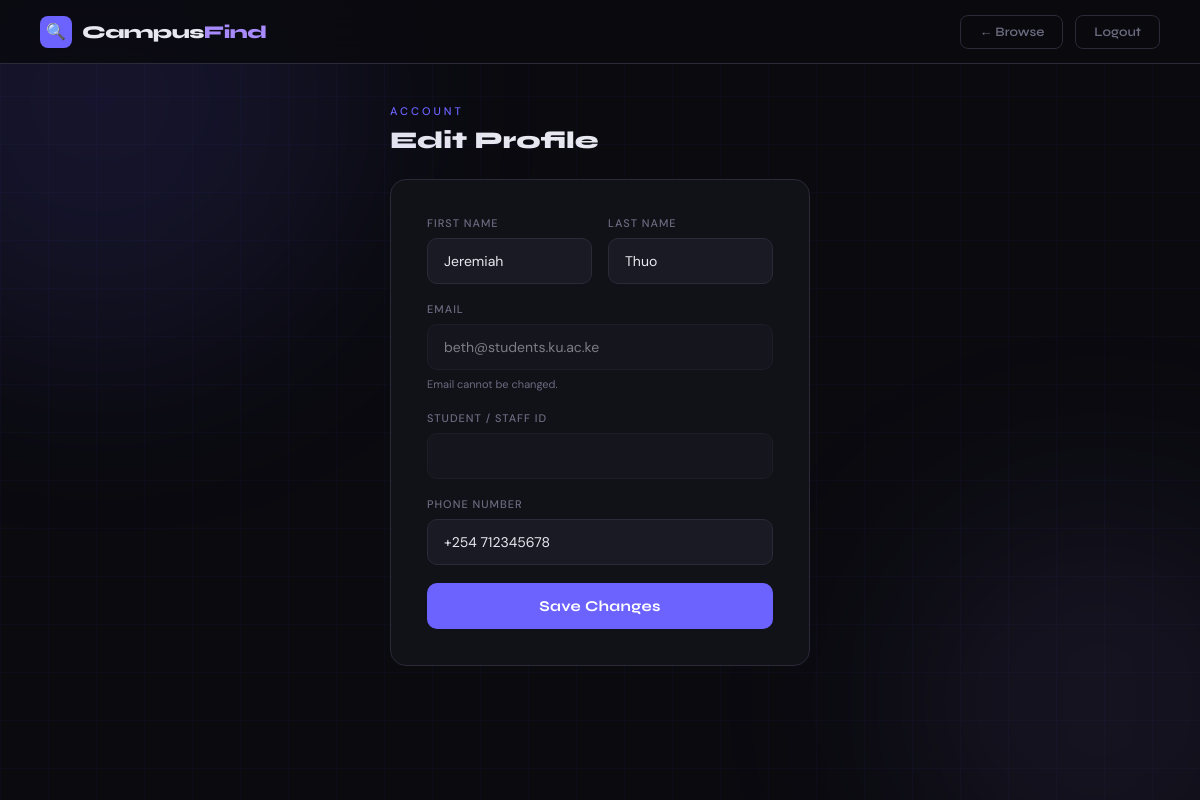
Screenshot of /profile (signed in) with the database file from the repository.
### tables this page shows
CREATE TABLE users (
	id INTEGER NOT NULL, 
	first_name VARCHAR(50) NOT NULL, 
	last_name VARCHAR(50) NOT NULL, 
	email VARCHAR(120) NOT NULL, 
	password_hash VARCHAR(128) NOT NULL, 
	student_id VARCHAR(50), 
	phone VARCHAR(20), 
	role VARCHAR(10), 
	is_admin BOOLEAN, 
	is_verified BOOLEAN, 
	PRIMARY KEY (id), 
	UNIQUE (email)
);

### routes/items.py (the view, shortened to what this page needs)
@items_bp.route('/profile', methods=['GET', 'POST'])
@login_required
def profile():
    from models import User
    from extensions import db
    user = User.query.get(session['user_id'])
    return render_template('profile.html', user=user)

### routes/items.py (called while the page is built)
def login_required(f):
    @wraps(f)
    def decorated(*args, **kwargs):
        if 'user_id' not in session:
            flash('Please log in to continue.', 'error')
            return redirect(url_for('auth.login'))
        return f(*args, **kwargs)
    return decorated

### templates/profile.html (shortened to what this page needs)
{% extends "base.html" %}
{% block content %}
<div class="bg-glow bg-glow-1"></div>
<div class="bg-glow bg-glow-2"></div>
<nav>
  <a class="brand" href="{{ url_for('items.index') }}">
    <div class="brand-icon">🔍</div>
    <div class="brand-name">Campus<span>Find</span></div>
  </a>
  <div class="nav-right">
    <a href="{{ url_for('items.index') }}" class="nav-btn nav-btn-ghost">← Browse</a>
    <a href="{{ url_for('auth.logout') }}" class="nav-btn nav-btn-ghost">Logout</a>
  </div>
</nav>
<main class="main-narrow">
  <div class="page-header">
    <div class="eyebrow">Account</div>
    <h1 class="page-title">Edit Profile</h1>
  </div>
  <div class="report-right">
    <form method="POST" action="{{ url_for('items.profile') }}">
      <div class="row-2">
        <div class="field">
          <label>First Name</label>
          <input type="text" name="first_name" value="{{ user.first_name }}" required />
        </div>
        <div class="field">
          <label>Last Name</label>
          <input type="text" name="last_name" value="{{ user.last_name }}" required />
        </div>
      </div>
      <div class="field">
        <label>Email</label>
        <input type="email" value="{{ user.email }}" disabled class="input-disabled" />
        <div class="field-note">Email cannot be changed.</div>
      </div>
      <div class="field">
        <label>Student / Staff ID</label>
        <input type="text" value="{{ user.student_id or '' }}" disabled class="input-disabled" />
      </div>
      <div class="field">
        <label>Phone Number</label>
        <input type="tel" name="phone" value="{{ user.phone or '' }}" placeholder="+254 712 345 678" />
      </div>
      <button type="submit" class="btn-primary">Save Changes</button>
    </form>
  </div>
</main>
{% endblock %}

### static/style.css (style rules this page uses)
*, *::before, *::after { box-sizing: border-box; margin: 0; padding: 0; }
:root { --bg: #0a0a0f; --surface: #111118; --surface2: #1a1a24; --border: #2a2a38; --accent: #6c63ff; --accent2: #a78bfa; --text: #e8e8f0; --muted: #6b6b80; --danger: #ff5f6d; --warning: #fbbf24; --success: #34d399; }
html, body { min-height: 100%; background: var(--bg); color: var(--text); font-family: 'DM Sans', sans-serif; overflow-x: hidden; overflow-y: auto; }
.bg-glow { position: fixed; z-index: 0; border-radius: 50%; filter: blur(100px); animation: drift 12s ease-in-out infinite alternate; pointer-events: none; }
.bg-glow-1 { width: 500px; height: 500px; background: rgba(108,99,255,0.12); top: -150px; left: -150px; }
.bg-glow-2 { width: 400px; height: 400px; background: rgba(167,139,250,0.08); bottom: -100px; right: -100px; animation-delay: -6s; }
nav { position: sticky; top: 0; z-index: 100; background: rgba(10,10,15,0.85); backdrop-filter: blur(16px); border-bottom: 1px solid var(--border); padding: 0 40px; height: 64px; display: flex; align-items: center; justify-content: space-between; }
.brand { display: flex; align-items: center; gap: 10px; text-decoration: none; color: var(--text); }
.brand-icon { width: 32px; height: 32px; background: var(--accent); border-radius: 8px; display: flex; align-items: center; justify-content: center; font-size: 16px; }
.brand-name { font-family: 'Syne', sans-serif; font-weight: 800; font-size: 18px; letter-spacing: -0.5px; }
.brand-name span { color: var(--accent2); }
.nav-right { display: flex; align-items: center; gap: 12px; }
.nav-btn { padding: 8px 18px; border-radius: 8px; font-family: 'Syne', sans-serif; font-size: 13px; font-weight: 600; cursor: pointer; transition: all 0.2s; text-decoration: none; display: inline-block; }
.nav-btn-ghost { background: transparent; border: 1px solid var(--border); color: var(--muted); }
main { max-width: 1280px; margin: 0 auto; padding: 32px 40px; }
.field { margin-bottom: 18px; }
.field label { display: flex; align-items: center; justify-content: space-between; font-size: 11px; font-weight: 500; letter-spacing: 1px; text-transform: uppercase; color: var(--muted); margin-bottom: 8px; }
.field input, .field select { width: 100%; background: var(--surface2); border: 1px solid var(--border); border-radius: 10px; padding: 13px 16px; font-size: 14px; font-family: 'DM Sans', sans-serif; color: var(--text); outline: none; transition: border-color 0.2s, box-shadow 0.2s; appearance: none; }
.field input::placeholder { color: var(--muted); }
.field-note { font-size: 11px; color: var(--muted); margin-top: 6px; line-height: 1.5; }
.row-2 { display: grid; grid-template-columns: 1fr 1fr; gap: 16px; }
.btn-primary { width: 100%; padding: 14px; background: var(--accent); color: #fff; border: none; border-radius: 10px; font-family: 'Syne', sans-serif; font-size: 15px; font-weight: 700; cursor: pointer; transition: background 0.2s, transform 0.15s; letter-spacing: 0.3px; }
.report-right { background: var(--surface); border: 1px solid var(--border); border-radius: 16px; padding: 36px; position: relative; z-index: 10; }
.report-right input, .report-right select, .report-right textarea { position: relative; z-index: 10; pointer-events: all; }
.main-narrow { max-width: 500px; margin: 40px auto; padding: 0 40px; }
.page-header { margin-bottom: 24px; }
.eyebrow { font-size: 11px; font-weight: 500; letter-spacing: 3px; text-transform: uppercase; color: var(--accent); margin-bottom: 8px; }
.page-title { font-family: 'Syne', sans-serif; font-size: 24px; font-weight: 800; }
.input-disabled, input:disabled, textarea:disabled { opacity: 0.5; cursor: not-allowed; }

### rows the page displays
users: first_name "Jeremiah", last_name "Thuo", email "beth@students.ku.ac.ke", phone "+254 712345678"
